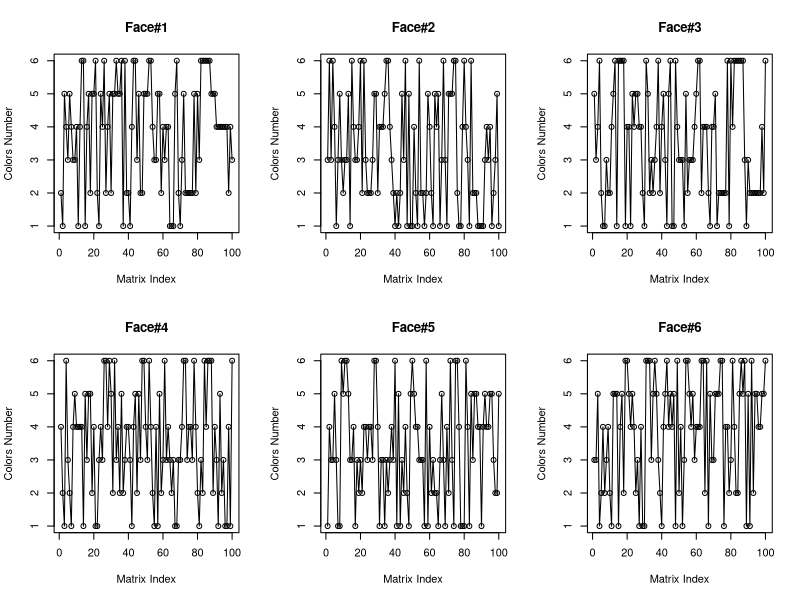
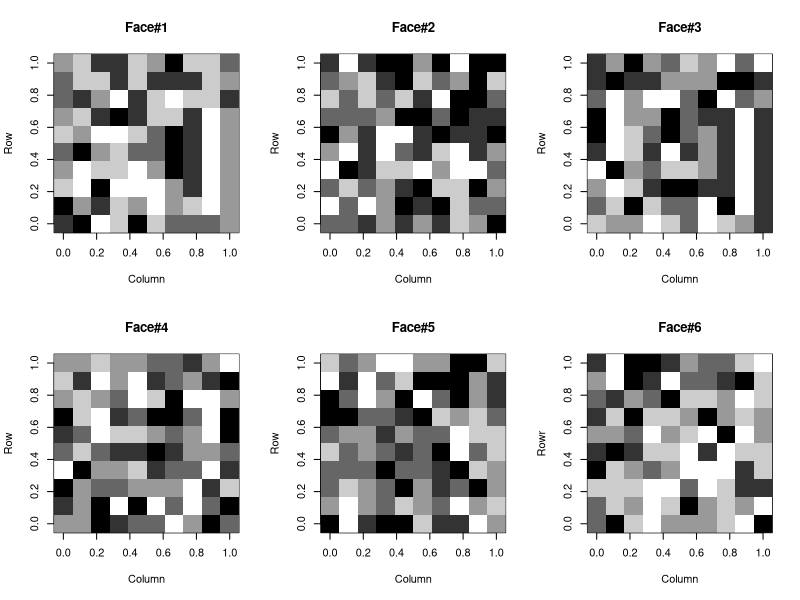

Write the R code that produced these figures, in order.
#Rubik's Cube Modeling NNN
#Creat two type of matrixs for each Face. 
#One is called base matrix (F[i]) and another one is superposition matrix (FS[i])which takes the moves on 
#each rubiks cube faces and memorize it and pass it to the base matrix (F[i]).

#Creat two type of matrixs for each Face. One is called base matrix (F[i]) and another one is superposition matrix (FS[i])which 
#takes the moves on each rubiks cube faces and memorize it and pass it to the base matrix (F[i])
N <- 10 # Rubik'c Cube Dimension
NumOfFaces <- 6 #number of cube faces which is 6 for 3*3 rubik cube. For shapes with more faces (more than 6) this gigit should be opened and investigated! 
#This digit acts like a cofficent of a model in determinstic models. However, in fact it has lot of independant parameters in it.
F1 <- matrix(1, N,N)
FS1 <- matrix(1, N,N) # super position matrix
F2 <- matrix(2, N,N)
FS2 <- matrix(2, N,N) # super position matrix
F3 <- matrix(3, N,N)
FS3 <- matrix(3, N,N) # super position matrix
F4 <- matrix(4, N,N)
FS4 <- matrix(4, N,N) # super position matrix
F5 <- matrix(5, N,N)
FS5 <- matrix(5, N,N) # super position matrix
F6 <- matrix(6, N,N)
FS6 <- matrix(6, N,N) # super position matrix 



rubik_Scrambling_Num <- 100
for (i in 1:rubik_Scrambling_Num){
  
  #Generate a random integer between 1 and 6 (NumOfFaces).
  #Chose the face randomly that the move gonna be commited on.
  Face_Direction <- round(runif(1,1,6))
  # Face_Direction <- 6
  #Generate value between 1 to 6
  layer_number <- round(runif(1,1,N-1))
  # layer_number <- 1
  #Generate a random integer between 1 and 2.
  # 1 is clock wise turn and 2 is counterclockwise
  Move <- round(runif(1,1,2))
  # Move <- 2
  #======================================================================
  #Face#1, Rotate clockwise(Move=1) or counterclockwise(Move=2)
  if (Face_Direction ==1){
    if (layer_number==1){
      if (Move ==1){
        for (i in 1:floor(N/2)){
          for (j in i:(N-i)){
            FS1[i,j] <- F1[N+1-i,i]
            FS1[j,N+1-i] <- F1[i,j]
            FS1[N+1-i,N+1-i] <- F1[j,N+1-i]
            FS1[N+1-i,i] <- F1[N+1-i,N+1-i]
          }
        }
      }
      else {
        for (i in 1:floor(N/2)){
          for (j in i:(N-i)){
            FS1[i,j] <- F1[j,N+1-i]
            FS1[j,N+1-i] <- F1[N+1-i,N+1-i]
            FS1[N+1-i,N+1-i] <- F1[N+1-i,i]
            FS1[N+1-i,i] <- F1[i,j]
          }
        }
      }
    }
    #update other face#1 neighbors if move is 1
    if (Move==1){
      FS2[1:N,N+1-layer_number] <- F3[1,1:N]
      FS5[N+1-layer_number,1:N] <- F2[1:N,N+1-layer_number]
      FS4[1:N,layer_number] <- F5[N+1-layer_number,1:N]
      FS3[layer_number,1:N] <- F4[1:N,layer_number]
    }
    else {
      FS2[1:N,N+1-layer_number] <- F5[N+1-layer_number,1:N]
      FS5[N+1-layer_number,1:N] <- F4[1:N,layer_number]
      FS4[1:N,layer_number] <- F3[1,1:N]
      FS3[layer_number,1:N] <- F2[1:N,N+1-layer_number]
    }
    #update base matrixs#1
    F1 <- FS1
    F2 <- FS2
    F3 <- FS3
    F4 <- FS4
    F5 <- FS5
    F6 <- FS6
  }
  #======================================================================
  #Face#2, Rotate clockwise(Move=1) or counterclockwise(Move=2)
  if (Face_Direction ==2){
    if (layer_number==1){
      if (Move ==1){
        for (i in 1:floor(N/2)){
          for (j in i:(N-i)){
            FS2[i,j] <- F2[N+1-i,i]
            FS2[j,N+1-i] <- F2[i,j]
            FS2[N+1-i,N+1-i] <- F2[j,N+1-i]
            FS2[N+1-i,i] <- F2[N+1-i,N+1-i]
          }
        }
      }
      else {
        for (i in 1:floor(N/2)){
          for (j in i:(N-i)){
            FS2[i,j] <- F2[j,N+1-i]
            FS2[j,N+1-i] <- F2[N+1-i,N+1-i]
            FS2[N+1-i,N+1-i] <- F2[N+1-i,i]
            FS2[N+1-i,i] <- F2[i,j]
          }
        }
      }
    }
    #update other face#2 neighbors if move is 1
    if (Move==1){
      FS6[1:N,N+1-layer_number] <- F3[N:1,layer_number]
      FS5[1:N,layer_number] <- F6[1:N,N+1-layer_number]
      FS1[1:N,layer_number] <- F5[1:N,N+1-layer_number]
      FS3[1:N,layer_number] <- F1[1:N,layer_number]
    }
    else {
      FS6[1:N,N+1-layer_number] <- F5[1:N,layer_number]
      FS5[1:N,layer_number] <- F1[1:N,layer_number]
      FS1[1:N,layer_number] <- F3[N:1,layer_number]
      FS3[1:N,layer_number] <- F6[1:N,N+1-layer_number]
    }
    #update base matrixs#1
    F1 <- FS1
    F2 <- FS2
    F3 <- FS3
    F4 <- FS4
    F5 <- FS5
    F6 <- FS6
  }

  #======================================================================
  #Face#3, Rotate clockwise(Move=1) or counterclockwise(Move=2)
  if (Face_Direction ==3){
    if (layer_number==1){
      if (Move ==1){
        for (i in 1:floor(N/2)){
          for (j in i:(N-i)){
            FS3[i,j] <- F3[N+1-i,i]
            FS3[j,N+1-i] <- F3[i,j]
            FS3[N+1-i,N+1-i] <- F3[j,N+1-i]
            FS3[N+1-i,i] <- F3[N+1-i,N+1-i]
          }
        }
      }
      else {
        for (i in 1:floor(N/2)){
          for (j in i:(N-i)){
            FS3[i,j] <- F3[j,N+1-i]
            FS3[j,N+1-i] <- F3[N+1-i,N+1-i]
            FS3[N+1-i,N+1-i] <- F3[N+1-i,i]
            FS3[N+1-i,i] <- F3[i,j]
          }
        }
      }
    }
    #update other face#3 neighbors if move is 1
    if (Move==1){
      FS2[N+1-layer_number,N:1] <- F6[N:1,layer_number]
      FS1[N+1-layer_number,N:1] <- F2[N+1-layer_number,N:1]
      FS4[N+1-layer_number,N:1] <- F1[N+1-layer_number,N:1]
      FS6[N:1,layer_number] <- F4[N+1-layer_number,N:1]
    }
    else {
      FS2[N+1-layer_number,N:1] <- F1[N+1-layer_number,N:1]
      FS1[N+1-layer_number,N:1] <- F4[N+1-layer_number,N:1]
      FS4[N+1-layer_number,N:1] <- F6[N:1,layer_number]
      FS6[N:1,layer_number] <- F2[N+1-layer_number,N:1]
    }
    #update base matrixs#1
    F1 <- FS1
    F2 <- FS2
    F3 <- FS3
    F4 <- FS4
    F5 <- FS5
    F6 <- FS6
  }

  #======================================================================
  #Face#4, Rotate clockwise(Move=1) or counterclockwise(Move=2)
  if (Face_Direction ==4){
    if (layer_number==1){
      if (Move ==1){
        for (i in 1:floor(N/2)){
          for (j in i:(N-i)){
            FS4[i,j] <- F4[N+1-i,i]
            FS4[j,N+1-i] <- F4[i,j]
            FS4[N+1-i,N+1-i] <- F4[j,N+1-i]
            FS4[N+1-i,i] <- F4[N+1-i,N+1-i]
          }
        }
      }
      else {
        for (i in 1:floor(N/2)){
          for (j in i:(N-i)){
            FS4[i,j] <- F4[j,N+1-i]
            FS4[j,N+1-i] <- F4[N+1-i,N+1-i]
            FS4[N+1-i,N+1-i] <- F4[N+1-i,i]
            FS4[N+1-i,i] <- F4[i,j]
          }
        }
      }
    }
    #update other face#4 neighbors if move is 1
    if (Move==1){
      FS1[1:N,N+1-layer_number] <- F3[1:N,N+1-layer_number]
      FS5[1:N,N+1-layer_number] <- F1[1:N,N+1-layer_number]
      FS6[1:N,layer_number] <- F5[1:N,N+1-layer_number]
      FS3[N:1,N+1-layer_number] <- F6[1:N,layer_number]
    }
    else {
      FS1[1:N,N+1-layer_number] <- F5[1:N,N+1-layer_number]
      FS5[1:N,N+1-layer_number] <- F6[1:N,layer_number]
      FS6[1:N,layer_number] <- F3[1:N,N+1-layer_number]
      FS3[N:1,N+1-layer_number] <- F1[1:N,N+1-layer_number]
    }
    #update base matrixs#1
    F1 <- FS1
    F2 <- FS2
    F3 <- FS3
    F4 <- FS4
    F5 <- FS5
    F6 <- FS6
  }

  #======================================================================
  #Face#5, Rotate clockwise(Move=1) or counterclockwise(Move=2)
  if (Face_Direction ==5){
    if (layer_number==1){
      if (Move ==1){
        for (i in 1:floor(N/2)){
          for (j in i:(N-i)){
            FS5[i,j] <- F5[N+1-i,i]
            FS5[j,N+1-i] <- F5[i,j]
            FS5[N+1-i,N+1-i] <- F5[j,N+1-i]
            FS5[N+1-i,i] <- F5[N+1-i,N+1-i]
          }
        }
      }
      else {
        for (i in 1:floor(N/2)){
          for (j in i:(N-i)){
            FS5[i,j] <- F5[j,N+1-i]
            FS5[j,N+1-i] <- F5[N+1-i,N+1-i]
            FS5[N+1-i,N+1-i] <- F5[N+1-i,i]
            FS5[N+1-i,i] <- F5[i,j]
          }
        }
      }
    }
    #update other face#5 neighbors if move is 1
    if (Move==1){
      FS2[layer_number,1:N] <- F1[layer_number,1:N]
      FS6[N:1,layer_number] <- F2[layer_number,1:N]
      FS4[layer_number,N:1] <- F6[1:N,layer_number]
      FS1[layer_number,1:N] <- F4[layer_number,1:N]
    }
    else {
      FS2[layer_number,1:N] <- F6[1:N,layer_number]
      FS6[N:1,layer_number] <- F4[layer_number,1:N]
      FS4[layer_number,N:1] <- F1[layer_number,1:N]
      FS1[layer_number,1:N] <- F2[layer_number,1:N]
    }
    #update base matrixs#1
    F1 <- FS1
    F2 <- FS2
    F3 <- FS3
    F4 <- FS4
    F5 <- FS5
    F6 <- FS6
  }

  #======================================================================
  #Face#6, Rotate clockwise(Move=1) or counterclockwise(Move=2)
  if (Face_Direction ==6){
    if (layer_number==1){
      if (Move ==1){
        for (i in 1:floor(N/2)){
          for (j in i:(N-i)){
            FS6[i,j] <- F6[N+1-i,i]
            FS6[j,N+1-i] <- F6[i,j]
            FS6[N+1-i,N+1-i] <- F6[j,N+1-i]
            FS6[N+1-i,i] <- F6[N+1-i,N+1-i]
          }
        }
      }
      else {
        for (i in 1:floor(N/2)){
          for (j in i:(N-i)){
            FS6[i,j] <- F6[j,N+1-i]
            FS6[j,N+1-i] <- F6[N+1-i,N+1-i]
            FS6[N+1-i,N+1-i] <- F6[N+1-i,i]
            FS6[N+1-i,i] <- F6[i,j]
          }
        }
      }
    }
    #update other face#6 neighbors if move is 1
    if (Move==1){
      FS4[1:N,N+1-layer_number] <- F3[N+1-layer_number,N:1]
      FS5[layer_number,1:N] <- F4[1:N,N+1-layer_number]
      FS2[1:N,layer_number] <- F5[N:1,layer_number]
      FS3[N+1-layer_number,1:N] <- F2[1:N,layer_number]
    }
    else {
      FS4[1:N,N+1-layer_number] <- F5[N:1,layer_number]
      FS5[layer_number,1:N] <- F2[1:N,layer_number]
      FS2[1:N,layer_number] <- F3[N+1-layer_number,N:1]
      FS3[N+1-layer_number,1:N] <- F4[1:N,N+1-layer_number]
    }
    #update base matrixs#1
    F1 <- FS1
    F2 <- FS2
    F3 <- FS3
    F4 <- FS4
    F5 <- FS5
    F6 <- FS6
  }

}


par(mfrow=c(2,3))
plot(c(F1),xlim = c(1,N*N),ylim = c(1,6),xlab = "Matrix Index",ylab = "Colors Number",main = "Face#1")
lines(c(F1))
plot(c(F2),xlim = c(1,N*N),ylim = c(1,6),xlab = "Matrix Index",ylab = "Colors Number",main = "Face#2")
lines(c(F2))
plot(c(F3),xlim = c(1,N*N),ylim = c(1,6),xlab = "Matrix Index",ylab = "Colors Number",main = "Face#3")
lines(c(F3))
plot(c(F4),xlim = c(1,N*N),ylim = c(1,6),xlab = "Matrix Index",ylab = "Colors Number",main = "Face#4")
lines(c(F4))
plot(c(F5),xlim = c(1,N*N),ylim = c(1,6),xlab = "Matrix Index",ylab = "Colors Number",main = "Face#5")
lines(c(F5))
plot(c(F6),xlim = c(1,N*N),ylim = c(1,6),xlab = "Matrix Index",ylab = "Colors Number",main = "Face#6")
lines(c(F6))


par(mfrow=c(2,3))
image(t(F1),col=grey(seq(0, 1, length = 256)),xlab = "Column",ylab = "Row",main = "Face#1")
image(t(F2),col=grey(seq(0, 1, length = 256)),xlab = "Column",ylab = "Row",main = "Face#2")
image(t(F3),col=grey(seq(0, 1, length = 256)),xlab = "Column",ylab = "Row",main = "Face#3")
image(t(F4),col=grey(seq(0, 1, length = 256)),xlab = "Column",ylab = "Row",main = "Face#4")
image(t(F5),col=grey(seq(0, 1, length = 256)),xlab = "Column",ylab = "Row",main = "Face#5")
image(t(F6),col=grey(seq(0, 1, length = 256)),xlab = "Column",ylab = "Rowr",main = "Face#6")




